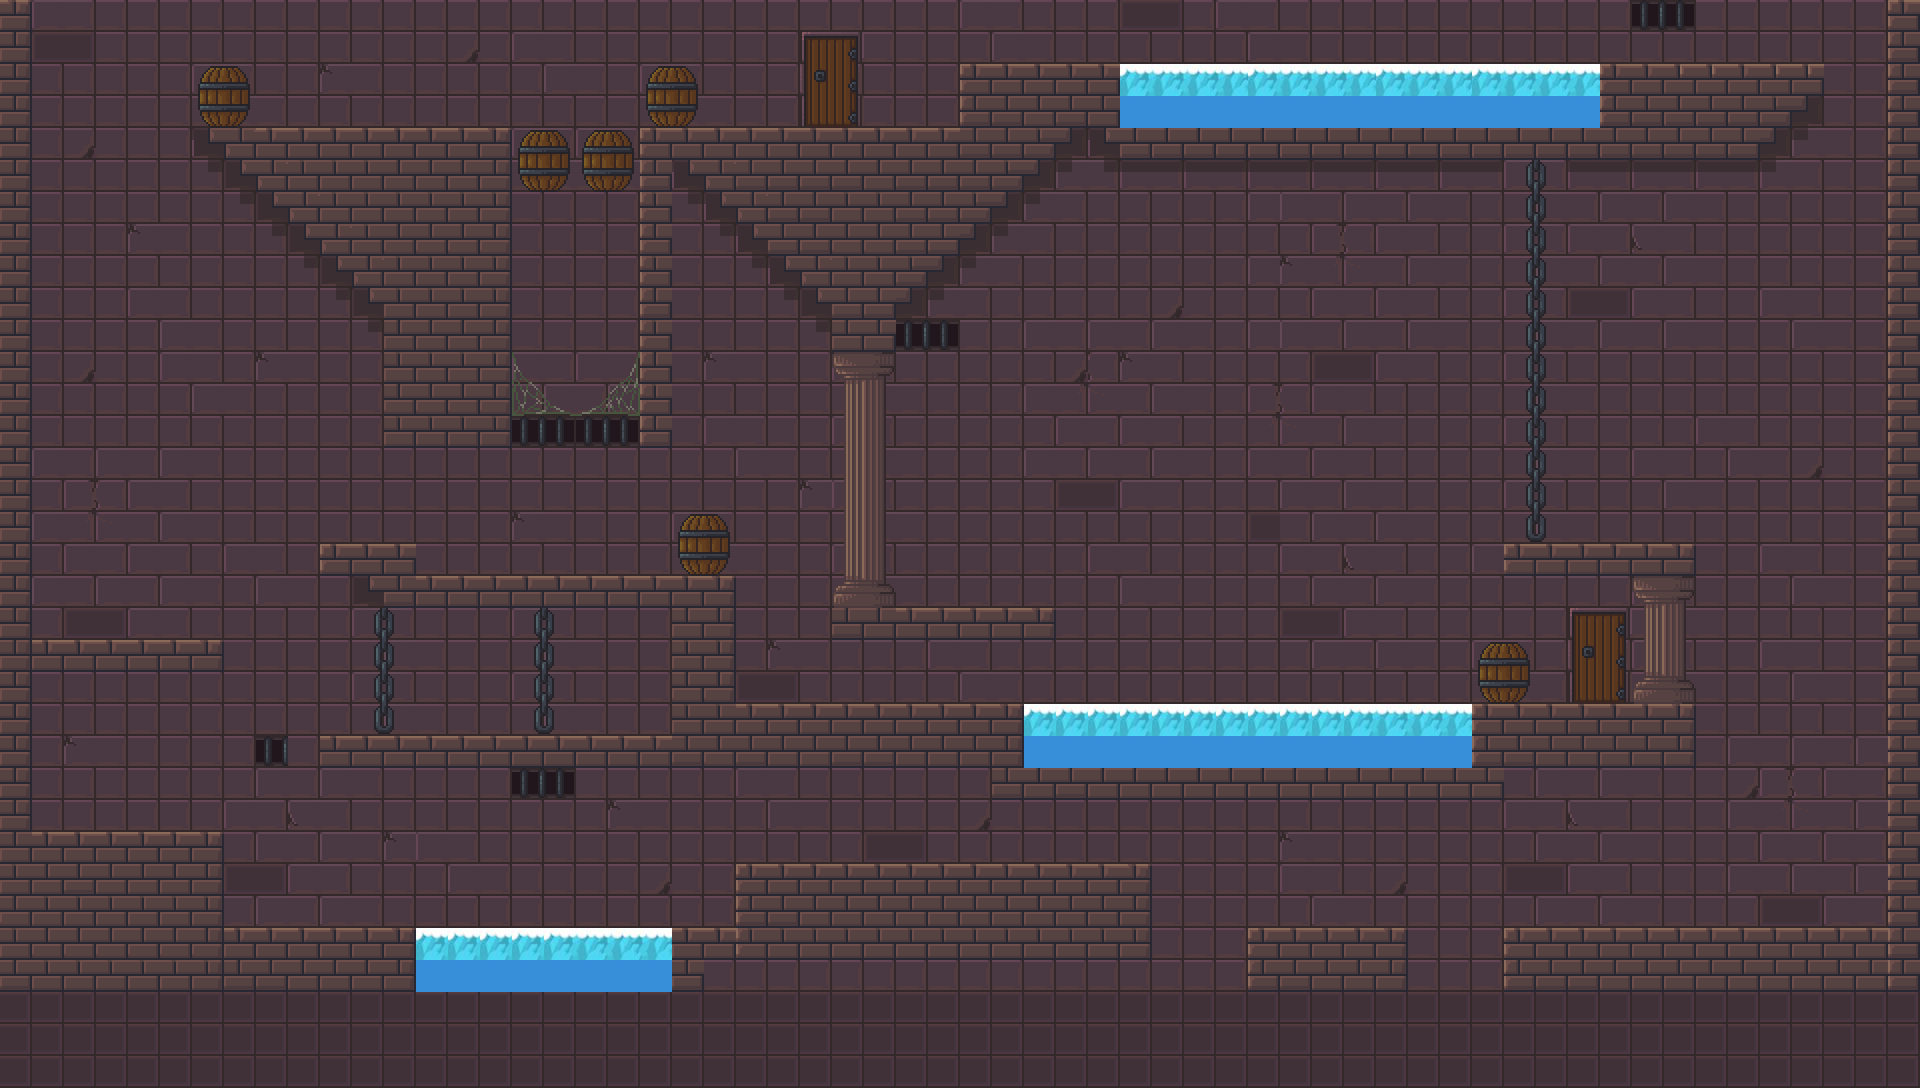

A 2D game scene composited from a Tiled map and its tileset images. What follows is a short description and the map's XML, with each tile layer's data collapsed to a summary:
An orthogonal 60x34 tile map with 32x32 px tiles, 11 tile layers (background, BARREL_1, BARREL_2, BARREL_3, ...) and 70 objects.

<map version="1.9" tiledversion="1.9.2" orientation="orthogonal" renderorder="right-down" width="60" height="34" tilewidth="32" tileheight="32" infinite="0" nextlayerid="28" nextobjectid="196"><tileset firstgid="1" source="tileSheet_map1.tsx" /><layer id="1" name="background" width="60" height="34"><data>[2040 cells, 2016 non-empty, 200 distinct tile ids]</data></layer><layer id="6" name="BARREL_1" width="60" height="34"><data>[2040 cells, 4 non-empty, 4 distinct tile ids]</data></layer><objectgroup id="12" name="collision_BARREL_1"><object id="121" x="648" y="68" width="50" height="72" /></objectgroup><layer id="7" name="BARREL_2" width="60" height="34"><data>[2040 cells, 4 non-empty, 4 distinct tile ids]</data></layer><objectgroup id="13" name="collision_BARREL_2"><object id="102" x="198" y="68" width="52" height="70" /></objectgroup><layer id="8" name="BARREL_3" width="60" height="34"><data>[2040 cells, 4 non-empty, 4 distinct tile ids]</data></layer><objectgroup id="14" name="collision_BARREL_3"><object id="131" x="577.333" y="130.333" width="63.3333" height="62" /></objectgroup><layer id="9" name="BARREL_4" width="60" height="34"><data>[2040 cells, 4 non-empty, 4 distinct tile ids]</data></layer><objectgroup id="15" name="collision_BARREL_4"><object id="133" x="513" y="129.333" width="61" height="63" /></objectgroup><layer id="11" name="BARREL_5" width="60" height="34"><data>[2040 cells, 4 non-empty, 4 distinct tile ids]</data></layer><objectgroup id="17" name="collision_BARREL_5"><object id="122" x="678" y="518" width="48" height="68" /></objectgroup><layer id="26" name="BARREL_6" width="60" height="34"><data>[2040 cells, 4 non-empty, 4 distinct tile ids]</data></layer><objectgroup id="27" name="collision_BARREL_6"><object id="123" x="1476" y="646" width="54" height="72" /></objectgroup><layer id="18" name="FREEZE_1" width="60" height="34"><data>[2040 cells, 15 non-empty, 4 distinct tile ids]</data></layer><objectgroup id="19" name="collision_FREEZE_1"><object id="112" x="1124" y="66" width="474" height="24" /></objectgroup><layer id="22" name="FREEZE_2" width="60" height="34"><data>[2040 cells, 8 non-empty, 4 distinct tile ids]</data></layer><objectgroup id="20" name="collision_FREEZE_2"><object id="49" x="416" y="929.33" width="252" height="29.3333" /></objectgroup><layer id="23" name="FREEZE_3" width="60" height="34"><data>[2040 cells, 14 non-empty, 4 distinct tile ids]</data></layer><objectgroup id="21" name="collision_FREEZE_3"><object id="50" x="1025.33" y="705.333" width="444" height="25.3333" /></objectgroup><layer id="25" name="JOLTEON" width="60" height="34"><data>[2040 cells, 4 non-empty, 2 distinct tile ids]</data></layer><objectgroup id="24" name="collision_JOLTEON" offsetx="-2.72727" offsety="0.181818"><object id="120" x="516.182" y="417.455" width="123.455" height="27.4545" /></objectgroup><objectgroup id="2" name="collision_SOL"><object id="59" x="1016" y="768" width="478" height="18" /><object id="75" x="321" y="545.333" width="88.6667" height="3" /><object id="90" x="738" y="865.333" width="408.667" height="10.6667" /><object id="135" x="32.5" y="642" width="188" height="3.5" /><object id="138" x="321.5" y="737" width="350" height="4" /><object id="141" x="30.5" y="833.5" width="187" height="3.5" /><object id="144" x="895.5" y="609" width="154" height="4.5" /><object id="146" x="1250" y="929.5" width="153.5" height="5.5" /><object id="150" x="1507.33" y="928.667" width="381.333" height="4.66667" /><object id="157" x="1475" y="705.25" width="212" height="3" /><object id="161" x="735" y="705" width="286" height="4" /><object id="162" x="734.667" y="761.667" width="284.333" height="4.33333" /><object id="164" x="413" y="577.5" width="317.5" height="4" /><object id="168" x="1602" y="64.5" width="218.5" height="4.5" /><object id="175" x="963.5" y="65" width="152.5" height="3.75" /><object id="179" x="211" y="128.5" width="295" height="4.5" /><object id="180" x="643.5" y="129" width="315.5" height="5" /><object id="184" x="388.727" y="442" width="114.182" height="4.54545" /><object id="185" x="650.5" y="438" width="20" height="8" /><object id="186" x="325" y="761.5" width="406.5" height="4.5" /><object id="187" x="1492" y="758.667" width="194" height="7.33333" /><object id="189" x="225" y="929.667" width="186.667" height="4.33333" /><object id="191" x="673.667" y="929" width="62.3333" height="3.33333" /><object id="193" x="1513" y="545" width="173.333" height="28.3333" /></objectgroup><objectgroup id="3" name="collision_MUR"><object id="76" x="410.333" y="552.667" width="4.66667" height="22.3333" /><object id="79" x="323.5" y="552.875" width="2.625" height="22.625" /><object id="94" x="1890" y="2" width="28" height="984" /><object id="95" x="4" y="2" width="22" height="986" /><object id="125" x="738" y="880" width="12" height="64" /><object id="127" x="674" y="610" width="26" height="148" /><object id="136" x="217.75" y="647" width="5.25" height="23.25" /><object id="139" x="320" y="742.667" width="4.33333" height="24" /><object id="142" x="213" y="839.5" width="9" height="118.5" /><object id="143" x="832.5" y="350.5" width="62" height="288" /><object id="145" x="1048.73" y="614.909" width="5.45455" height="24.3636" /><object id="147" x="1399" y="938.5" width="6.5" height="51" /><object id="148" x="1248" y="937" width="6.5" height="52.5" /><object id="149" x="1142" y="879" width="8.5" height="79.5" /><object id="151" x="1504" y="936" width="6.66667" height="54" /><object id="153" x="1688" y="544.667" width="4.66667" height="222" /><object id="159" x="1472.5" y="710" width="3.25" height="59.5" /><object id="163" x="1018.67" y="710.333" width="5" height="60" /><object id="165" x="730.333" y="583.333" width="3.66667" height="24.6667" /><object id="167" x="718" y="610.667" width="17.3333" height="103" /><object id="169" x="1820.5" y="70.5" width="3.75" height="24.25" /><object id="170" x="1601.25" y="71" width="4.75" height="59.75" /><object id="172" x="1115.75" y="71" width="4.5" height="60.75" /><object id="176" x="961.25" y="71" width="4.25" height="62.25" /><object id="178" x="503.667" y="134.667" width="7" height="312" /><object id="181" x="640" y="137" width="9" height="309.5" /><object id="183" x="384.545" y="414" width="4" height="26.5455" /><object id="190" x="409.333" y="936" width="4.33333" height="55" /><object id="192" x="672.333" y="934.333" width="4.66667" height="57" /><object id="194" x="1634" y="577" width="11" height="127" /><object id="195" x="1504" y="544.333" width="4" height="29.3333" /></objectgroup><objectgroup id="4" name="WIN"><object id="32" x="1573.33" y="610.667" width="52" height="89.3333" /></objectgroup><objectgroup id="5" name="WATER"><object id="35" x="1196" y="1006.67" width="1.33333" /><object id="118" x="1122.2" y="113.501" width="475.973" height="12.8146" /><object id="119" x="1025.17" y="752.403" width="444.851" height="12.8146" /><object id="188" x="419.5" y="980" width="249.5" height="11" /></objectgroup></map>